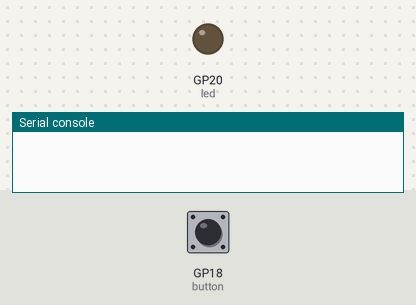
The program below on a simulated Raspberry Pi Pico running MicroPython. On the bench: output pins drawn as LEDs (lit = HIGH), the last lines printed to the serial console. Dashed ring = blinking. The test bench sets the inputs (shaded band); at power-on: GP18 (button) HIGH.

Above: at 1.2 s.
1.3 s: GP18 (button) pulled LOW for 0.15 s
At 1.7 s:
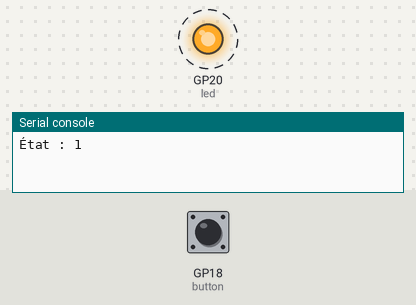
Timing chart, 0 to 10.4 s (numbered marks = the images above; inputs shaded):
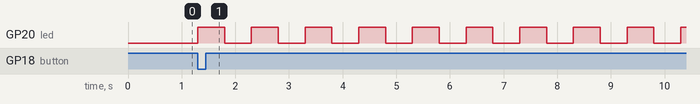

The program:

EXO1.py
```python
import machine
import time
from machine import Pin

# Configuration des broches
button = Pin(18, Pin.IN, Pin.PULL_UP)
led = Pin(20, Pin.OUT)

# Variables globales
state = 0   # 0 = éteinte, 1 = clignote lentement, 2 = clignote vite
last_press = 0

def button_isr(pin):
    global state, last_press
    current_time = time.ticks_ms()
    # Anti-rebond : ignorer si appui trop rapproché (<300 ms)
    if time.ticks_diff(current_time, last_press) > 300:
        state = (state + 1) % 3  # Alterne entre 0, 1 et 2
        print("État :", state)
        last_press = current_time

# Attacher l’interruption sur front descendant (bouton pressé)
button.irq(trigger=Pin.IRQ_FALLING, handler=button_isr)

while True:
    if state == 0:
        led.value(0)  # LED éteinte
    elif state == 1:
        led.value(1)
        time.sleep(0.5)
        led.value(0)
        time.sleep(0.5)
    elif state == 2:
        led.value(1)
        time.sleep(0.1)
        led.value(0)
        time.sleep(0.1)

       
```

Measured:
- after the input at 1.3 s, GP20 (led): alternates HIGH for 0.50 s and LOW for 0.50 s, starting at once
